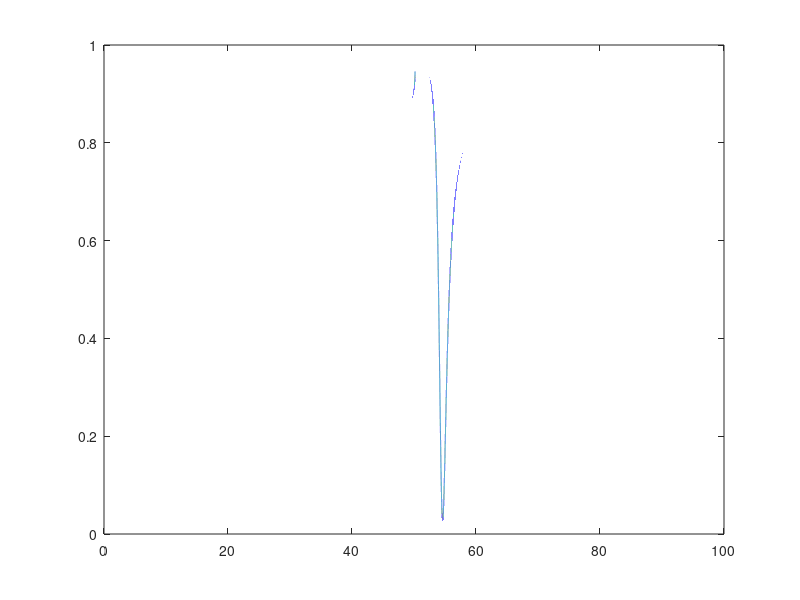

This chart was generated by the following MATLAB code:
clear;
lambda=633e-9;
nm=0.1325+4.0203i;%real part is normal refractive index and complex part
%is the decay term
%nm=0.1325;
erm=nm^2;
np=1.732;
na=1.33;
u=pi*4e-7;
dm=43e-9; 
theta=linspace(0,90,1000000);
costheta=sqrt(1-((sind(theta)).^2).*((np^2)/(nm^2)));
b=(costheta).*((360*nm*dm)/lambda);
q0=(cosd(theta)).*((sqrt(u))/np);
qn=(sqrt(1-((sind(theta)).^2).*((np^2)/(na^2)))).*((sqrt(u))/na);
q=costheta.*(sqrt(u/erm));
%M=[cos(b),-((sin(b)).*(1i./q));-((sin(b)).*(1i.*q)),cos(b)];
M11=cosd(b);
M12=-((sind(b)).*(1i./q));
M21=-((sind(b)).*(1i.*q));
M22=cosd(b);
%r=((M(1,1)+(M(1,2)).*qn).*q0-(M(2,1)+(M(2,2)).*qn))./((M(1,1)+(M(1,2)).*qn).*q0+(M(2,1)+(M(2,2)).*qn));
r=((M11+M12.*qn).*q0-(M21+M22.*qn))./((M11+M12.*qn).*q0+(M21+M22.*qn));
R=(abs(r)).^2;
plot(theta,R);
%Below is the block to find extrema
indexmin = find(min(R) == R); 
thetamin = theta(indexmin); 
Rmin = R(indexmin);
indexmax = find(max(R) == R);
thetamax = theta(indexmax); 
Rmax = R(indexmax); 
%Above is the black to find extrema